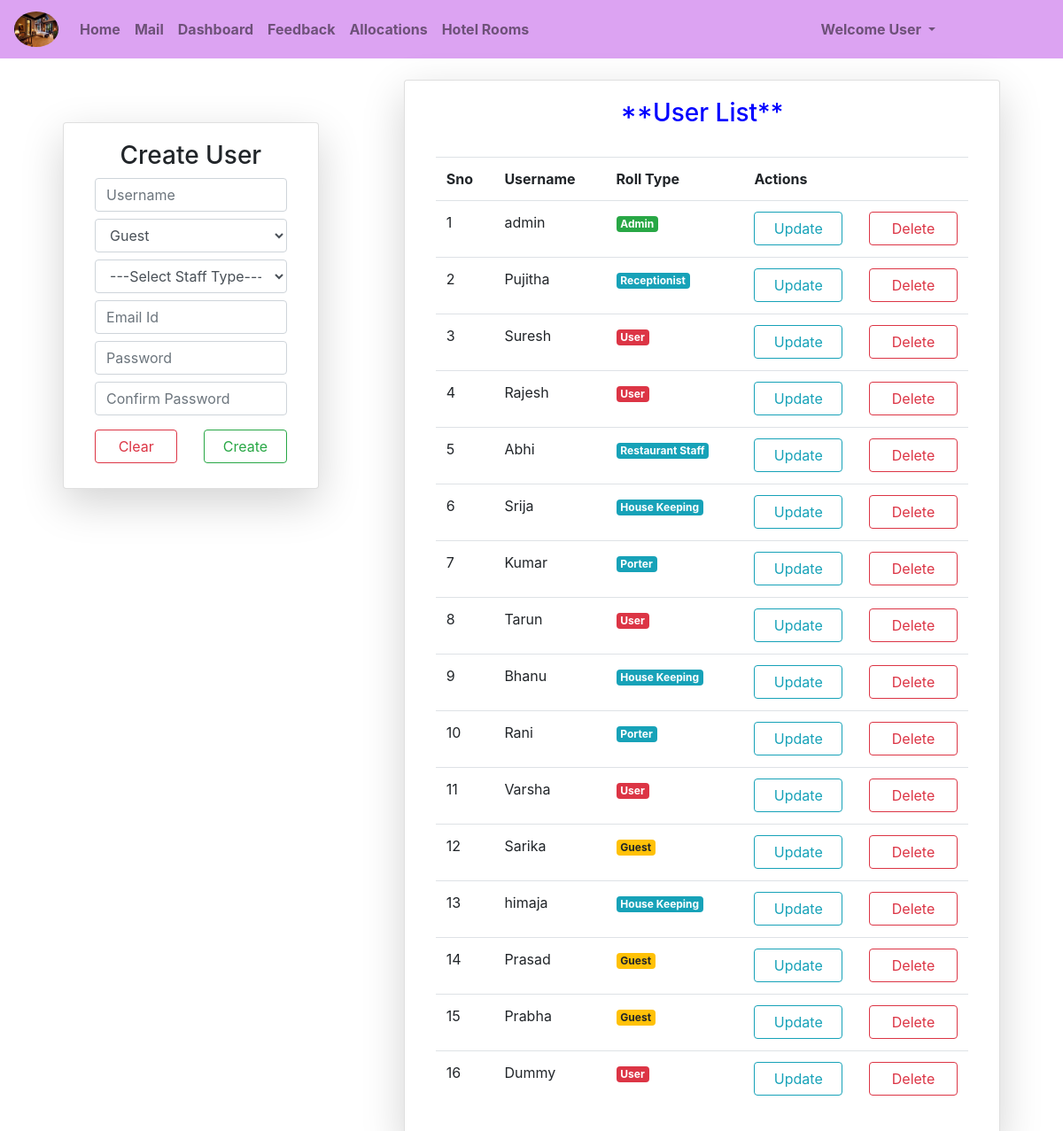
/userlist/ (signed in), run on the app's committed database.
### hmsapp/models.py (models this page shows)
class User(AbstractUser):
    gn=[
        ('0','---Select Gender---'),
        ('1','Female'),
        ('2','Male')
    ]
    ro1=[
        ('Guest','Guest'),
        ('User','User'),
        ('Staff','Staff'),
    ]
    ro2=[
        ('0','---Select Staff Type---'),
        ('Receptionist','Receptionist'),
        ('House Keeping','House Keeping'),
        ('Porter','Porter'),
        ('Restaurant Staff','Restaurant Staff'),
    ]
    cid=models.CharField(max_length=10,default="")
    gndr=models.CharField(choices=gn,default='0',max_length=10)
    role1=models.CharField(choices=ro1,default='Guest',max_length=10)
    role2=models.CharField(choices=ro2,default='0',max_length=20)
    mbl=models.CharField(max_length=10,default="")
    adrs=models.CharField(max_length=200,default="")
    pfimag=models.ImageField(upload_to='Profiles/',default='prof.png')
    dob=models.DateField(null=True,blank=True)
    pfupd=models.BooleanField(default=False)

### hmsapp/views.py (the view, shortened to what this page needs)
# urls.py: path('userlist/',userlist,name="usrl"),
def userlist(request):
    c=User.objects.all()
    n,m={},{}
    txt=""
    for j in n.values():
        for v in j.items():
            m[v[0]]=v[1]
    s=AdUserForm()
    print(txt)
    return render(request,'html/userlist.html',{'w':s,'p':m.items(),'k':c})

### hmsapp/forms.py
class AdUserForm(UserCreationForm):
    password1=forms.CharField(widget=forms.PasswordInput(attrs={"class":"form-control my-2","placeholder":"Password"}))
    password2=forms.CharField(widget=forms.PasswordInput(attrs={"class":"form-control my-2","placeholder":"Confirm Password"}))
    class Meta:
        model=User
        fields=["username","role1","role2","email"]
        widgets={
            "username":forms.TextInput(attrs={"class":"form-control my-2","placeholder":"Username"}),
            "role1":forms.Select(attrs={"class":"form-control mt-2"}),
            "role2":forms.Select(attrs={"class":"form-control my-2"}),
            "email":forms.EmailInput(attrs={"class":"form-control my-2","placeholder":"Email Id"}),
        }

### templates/html/userlist.html (shortened to what this page needs)
{% extends 'html/base.html' %}
{% block content %}
<div class="container-fluid mt-4">
    <div class="row m-2">
        {% if request.user.pfupd == 1 or request.user.is_superuser %}
        <div class="col-md-3 mx-auto card shadow-lg h-100 mt-5">
            <div class="card-body">
                <h3 style="text-align: center;">Create User</h3>
                <form method="POST">
                    {% for i in w %}
                        {{i}}
                    {% endfor %}
                    <div class="row">
                        <div class="col">
                            <input type="reset" value="Clear" class="form-control btn btn-outline-danger my-2">
                        </div>
                        <div class="col">
                            <input type="submit" value="Create" class="form-control btn btn-outline-success my-2">
                        </div>
                    </div>
                </form>
            </div>
        </div>
        <div class="col-md-7 mx-auto card shadow-lg h-100">
            <div class="card-body">
                <h3 style="text-align: center;color: blue;">**User List**</h3><br>
                <table class="table">
                    <tr>
                        <th>Sno</th>
                        <th>Username</th>
                        <th>Roll Type</th>
                        {% if request.user.role2 != 'Receptionist' %}
                        <th>Actions</th>
                        {% endif %}
                    </tr>
                    {% for j in k %}
                    <tr>
                        <td>{{forloop.counter}}</td>
                        <td>{{j.username}}</td>
                        <td>
                            {% if j.is_superuser %}
                                <p class="badge badge-success">Admin</p>
                            {% elif j.role1 == 'User' %}
                                <p class="badge badge-danger">User</p>
                            {% elif j.role1 == 'Staff' %}
                                <p class="badge badge-info">{{j.role2}}</p>
                            {% elif j.role1 == 'Guest' %}
                                <p class="badge badge-warning">Guest</p>
                            {% endif %}
                        </td>
                        {% if request.user.role2 != 'Receptionist' %}
                        <td>
                            <div class="row">
                                <div class="col">
                                    <a href="{% url 'upd' j.id %}" class="btn btn-outline-info form-control">Update</a>
                                </div>
                                <div class="col">
                                    <a href="{% url 'del' j.id %}" class="btn btn-outline-danger form-control">Delete</a>
                                </div>
                            </div>
                        </td>
                        {% endif %}
                    </tr>
                    {% endfor %}
                </table>
            </div>
        </div>
        {% else %}
            <p><strong>Welcome {{request.user}},</strong></p>
            <br>
            <p>Please update your profile!!</p>
        {% endif %}
    </div>
</div>
{% endblock %}

### templates/html/navbar.html (shortened to what this page needs)
{% load static %}
<nav class="navbar navbar-expand-md navbar-light">
    <a class="navbar-brand" href="{% url 'hm' %}">
      <img src="{% static 'images/icons/hotel.jpeg' %}" class="rounded-circle" width="50px" height="40px"></a>
    <div class="collapse navbar-collapse" id="collapsibleNavbar">
      <ul class="navbar-nav">
        {% if not user.is_authenticated %}
        <li class="nav-item">
          <a class="nav-link {% if request.path == '/' %}active{% endif %}" href="{% url 'hm' %}"><b>Home</b></a>
        </li>
        <li class="nav-item">
          <a class="nav-link {% if request.path == '/about/' %}active{% endif %}" href="{% url 'abt' %}"><b>About</b></a>
        </li>
        <li class="nav-item">
          <a class="nav-link {% if request.path == '/contact/' %}active{% endif %}" href="{% url 'cnt' %}"><b>Contact</b></a>
        </li>
        <li class="nav-item">
          <a class="nav-link {% if request.path == '/mail/' %}active{% endif %}" href="{% url 'ml' %}"><b>Mail</b></a>
        </li>
        <li class="nav-item">
            <a class="nav-link {% if request.path == '/register/' %}active{% endif %}" href="{% url 'reg' %}"><b>Register</b></a>
        </li>
        {% else %}
        <li class="nav-item">
            <a class="nav-link {% if request.path == '/' %}active{% endif %}" href="{% url 'hm' %}"><b>Home</b></a>
        </li>
        {% if request.user.role1 == 'Guest' or request.user.role1 == 'User' or request.user.role1 == 'Guest' %}
        {% if not request.user.is_superuser and request.user.role1 == 'Guest' %}
        <li class="nav-item">
          <a class="nav-link {% if request.path == '/mail/' %}active{% endif %}" href="{% url 'ml' %}"><b>Mail</b></a>
        </li>
        <li class="nav-item">
          <a class="nav-link {% if request.path == '/prices/' %}active{% endif %}" href="{% url 'pr' %}"><b>Prices</b></a>
        </li>
        {% elif request.user.role1 == 'User' %}
        <li class="nav-item">
          <a class="nav-link {% if request.path == '/mail/' %}active{% endif %}" href="{% url 'ml' %}"><b>Mail</b></a>
        </li>
        <li class="nav-item">
          <a class="nav-link {% if request.path == '/dashboard/' %}active{% endif %}" href="{% url 'dshbd' %}"><b>Dashboard</b></a>
        </li>
        <li class="nav-item">
          <a class="nav-link {% if request.path == '/feedback/' %}active{% endif %}" href="{% url 'fd' %}"><b>Feedback</b></a>
        </li>
        <li class="nav-item">
          <a class="nav-link {% if request.path == '/roomnum/' %}active{% endif %}" href="{% url 'rn' %}"><b>Allocations</b></a>
        </li>
        <li class="nav-item">
          <a class="nav-link {% if request.path == '/rooms/' %}active{% endif %}" href="{% url 'rmd' %}"><b>Hotel Rooms</b></a>
        </li>
        {% endif %}
        {% endif %}
      {% endif %}
      </ul>
      <ul class="navbar-nav ml-auto" style="margin-right:120px">
        {% if not user.is_authenticated %}
        <li class="nav-item">
          <a class="nav-link {% if request.path == '/login/' %}active{% endif %}" href="{% url 'log' %}"><b>Login</b></a>
        </li>
        {% else %}
        <div class="dropdown">
          <a class="nav-link dropdown-toggle" data-toggle="dropdown">
            <b>
              Welcome {% if user.is_superuser %}
                      Admin
                    {% else %}
                      {{request.user.role1}}
                    {% endif %}
            </b>
          </a>
        </div>
        {% endif %}
      </ul>
    </div>
</nav>

### templates/html/base.html (style rules this page uses)
body { background-image: url("https://i.pinimg.com/originals/fe/3e/4f/fe3e4fa7f5130f8c4ee903b6925e9a80.jpg"); background-repeat:no-repeat; background-size: 1550px 750px; background-attachment: fixed; }
.navbar { background-color:rgb(220, 163, 242); }

### data on the page
User: user.role1 "User", username "Suresh", is_superuser "User", role2 "Update"
User: username "admin", is_superuser "Admin"
User: username "Pujitha", role2 "Receptionist"
User: username "Rajesh", is_superuser "User"
User: username "Abhi", role2 "Restaurant Staff"
User: username "Srija", role2 "House Keeping"
User: username "Kumar", role2 "Porter"
User: username "Tarun", is_superuser "User"
User: username "Bhanu", role2 "House Keeping"
User: username "Rani", role2 "Porter"
User: username "Varsha", is_superuser "User"
User: username "Sarika", is_superuser "Guest"
User: username "himaja", role2 "House Keeping"
User: username "Prasad", is_superuser "Guest"
User: username "Prabha", is_superuser "Guest"
User: username "Dummy", is_superuser "User"
